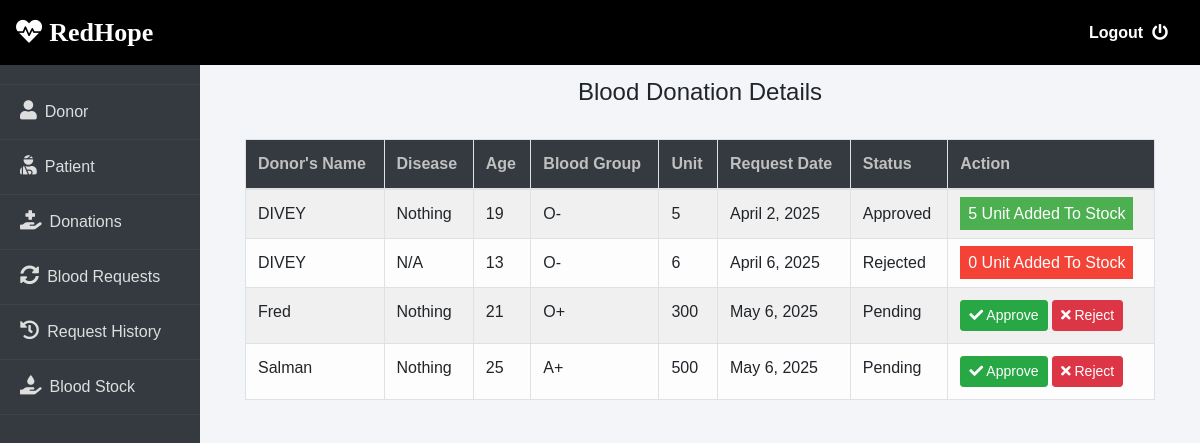
The page /admin-donation (signed in) on the database its author committed.
### donor/models.py (models this page shows, shortened)
class BloodDonate(models.Model):
    donor=models.ForeignKey(Donor,on_delete=models.CASCADE)
    disease=models.CharField(max_length=100,default="Nothing")
    age=models.PositiveIntegerField()
    bloodgroup=models.CharField(max_length=10)
    unit=models.PositiveIntegerField(default=0)
    status=models.CharField(max_length=20,default="Pending")
    date=models.DateField(auto_now=True)

class Donor(models.Model):
    user=models.OneToOneField(User,on_delete=models.CASCADE)
    profile_pic= models.ImageField(upload_to='profile_pic/Donor/',null=True,blank=True)
    bloodgroup=models.CharField(max_length=10)
    address = models.CharField(max_length=40)
    mobile = models.CharField(max_length=20,null=False)
    def __str__(self):
        return self.user.first_name

### blood/views.py (the view)
# urls.py: path('admin-donation', views.admin_donation_view,name='admin-donation'),
@login_required(login_url='adminlogin')
def admin_donation_view(request):
    donations=dmodels.BloodDonate.objects.all()
    return render(request,'blood/admin_donation.html',{'donations':donations})

### templates/blood/admin_donation.html (shortened to what this page needs)
{% extends 'blood/adminbase.html' %}
{% block content %}
{% load widget_tweaks %}
{%load static%}
<head>
   </head>
<br><br>
<div class="container">
    <H4 class="text-center">Blood Donation Details</H4><br>
    <table class="table table-light table-hover table-bordered table-striped">
        <thead class="bg-dark">
            <tr>
                <th scope="col" style="color: rgb(192, 192, 192);">Donor's Name</th>
                <th scope="col" style="color: rgb(192, 192, 192);">Disease</th>
                <th scope="col" style="color: rgb(192, 192, 192);">Age</th>
                <th scope="col" style="color: rgb(192, 192, 192);">Blood Group</th>
                <th scope="col" style="color: rgb(192, 192, 192);">Unit</th>
                <th scope="col" style="color: rgb(192, 192, 192);">Request Date</th>
                <th scope="col" style="color: rgb(192, 192, 192);">Status</th>
                <th style="color: rgb(192, 192, 192);">Action</th>
            </tr>
        </thead>
        <tbody>
            {% for t in donations %}
            <tr>
                <td> {{t.donor}}</td>
                <td> {{t.disease}}</td>
                <td> {{t.age}}</td>
                <td>{{t.bloodgroup}}</td>
                <td>{{t.unit}}</td>
                <td>{{t.date}}</td>
                <td>{{t.status}}</td>
                {% if t.status == 'Pending' %}
                <td>
                    <button class="btn btn-success btn-sm"><a  style="text-decoration: none;color: white;" href="{% url 'approve-donation' t.id  %}"><i class="fa fa-check"></i> Approve</a> </button>
                    <button class="btn btn-danger btn-sm"><a  style="text-decoration: none;color: white;" href="{% url 'reject-donation' t.id  %}"><i class="fa fa-times"></i> Reject</a> </button>
                </td>
                {% elif  t.status == 'Approved' %}
                <td><span class="label success">{{t.unit}} Unit Added To Stock</span></td>
                {% else %}
                <td><span class="label danger">0 Unit Added To Stock</span></td>
                {% endif %}
            </tr>
            {% endfor %}
        </tbody>
    </table>
</div>
{% endblock content %}

### templates/blood/adminbase.html (shortened to what this page needs)
<!DOCTYPE html>
<html lang="en">
<head>
  <link rel="stylesheet" href="https://maxcdn.bootstrapcdn.com/bootstrap/4.0.0/css/bootstrap.min.css" />
  <link rel="stylesheet" href="https://cdnjs.cloudflare.com/ajax/libs/font-awesome/5.14.0/css/all.css" />
</head>
<body>
  <nav class="navbar navbar-expand-lg navbar-dark fixed-top">
    <a class="navbar-brand" href="/"><i class="fa fa-heartbeat"></i>&nbsp;<font face="Comic Sans MS">RedHope</font></a>
    <div class="ml-auto">
      <a class="logout-link nav-link" href="/logout">Logout &nbsp;<i class="fas fa-power-off"></i></a>
    </div>
  </nav>
  <div class="wrapper">
    <div class="sidebar">
      <ul>
        <li><a href="/">Home</a></li>
        <li><a href="/admin-donor"><i class="fas fa-user fa-icon"></i>Donor</a></li>
        <li><a href="/admin-patient"><i class="fas fa-user-injured fa-icon"></i>Patient</a></li>
        <li><a href="/admin-donation"><i class="fas fa-hand-holding-medical fa-icon"></i>Donations</a></li>
        <li><a href="/admin-request"><i class="fas fa-sync-alt fa-icon"></i>Blood Requests</a></li>
        <li><a href="/admin-request-history"><i class="fas fa-history fa-icon"></i>Request History</a></li>
        <li><a href="/admin-blood"><i class="fas fa-hand-holding-water fa-icon"></i>Blood Stock</a></li>
      </ul>
    </div>
    <div class="main_content">
      {% block content %}
      {% endblock content %}
    </div>
  </div>
</body>
</html>

### templates/blood/adminbase.html (style rules this page uses)
body { background-color: #f3f5f9; margin: 0; font-family: 'Josefin Sans', sans-serif; }
.navbar { background-color: black; }
.navbar-brand { font-size: 26px; font-weight: 700; color: white !important; }
.wrapper { display: flex; flex-wrap: nowrap; }
.sidebar { width: 200px; min-height: 100vh; background: #343a40; padding-top: 30px; position: fixed; }
.sidebar ul { padding: 0; }
.sidebar ul li { padding: 15px 20px; border-bottom: 1px solid rgba(255, 255, 255, 0.05); }
.sidebar ul li a { color: #dedede; display: block; font-weight: 500; }
.main_content { margin-left: 200px; width: 100%; padding: 30px; }
.fa-icon { font-size: 1.2rem; margin-right: 8px; }
.logout-link { color: white; font-size: 16px; font-weight: 600; }

### templates/blood/admin_donation.html (style rules this page uses)
.label { color: white; padding: 8px; }
.success { background-color: #4CAF50; }
.danger { background-color: #f44336; }

### rows shown on the page
BloodDonate: donor "DIVEY", disease "Nothing", age "19", bloodgroup "O-", unit "5", date "April 2, 2025", status "Approved"
BloodDonate: donor "DIVEY", disease "N/A", age "13", bloodgroup "O-", unit "6", date "April 6, 2025", status "Rejected", shows "0 Unit Added To Stock"
BloodDonate: donor "Fred", disease "Nothing", age "21", bloodgroup "O+", unit "300", date "May 6, 2025", status "Pending", shows "Approve"
BloodDonate: donor "Salman", disease "Nothing", age "25", bloodgroup "A+", unit "500", date "May 6, 2025", status "Pending", shows "Approve"
